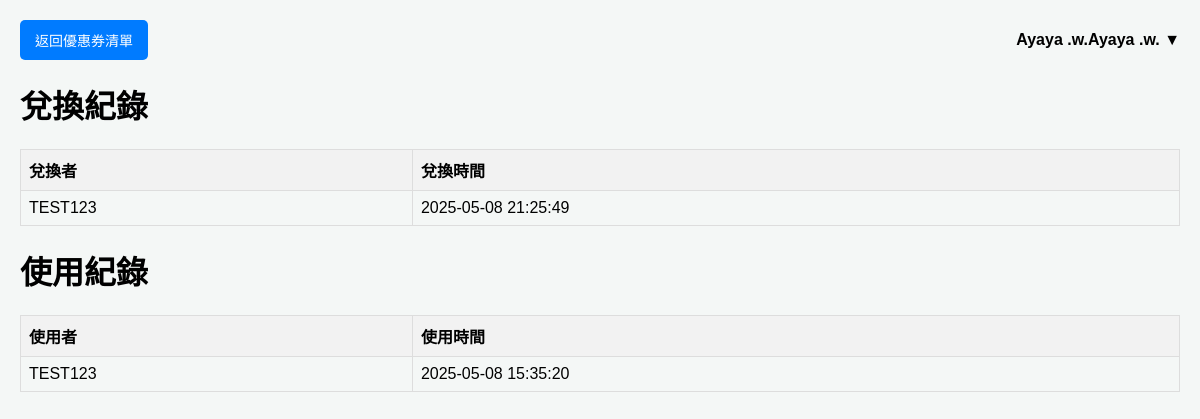
The page /coupon/showRedeemUser.php?coupon_id=3 (signed in) on the database its author committed.
### tables this page shows
CREATE TABLE `user_coupons` (
  `id` int(11) NOT NULL,
  `user_id` int(11) NOT NULL COMMENT '使用者 ID',
  `coupon_id` int(11) NOT NULL COMMENT '優惠券 ID',
  `redeem_time` datetime NOT NULL DEFAULT current_timestamp(),
  `is_used` tinyint(1) DEFAULT 0 COMMENT '是否已使用 (0: 未使用, 1: 已使用)'
);

CREATE TABLE `accounts` (
  `No` int(100) NOT NULL,
  `Email` varchar(100) NOT NULL,
  `Password` varchar(100) NOT NULL,
  `Name` varchar(100) NOT NULL,
  `Type` varchar(100) NOT NULL,
  `Status` enum('active','blocked') NOT NULL DEFAULT 'active',
  `block_reason` text DEFAULT NULL
);

CREATE TABLE `orders` (
  `id` int(11) NOT NULL,
  `user_id` int(11) NOT NULL,
  `total_amount` decimal(10,0) NOT NULL,
  `created_at` timestamp NOT NULL DEFAULT current_timestamp(),
  `updated_at` timestamp NOT NULL DEFAULT current_timestamp() ON UPDATE current_timestamp(),
  `payment_method` varchar(50) NOT NULL COMMENT '付款方式',
  `coupon_code` varchar(50) DEFAULT NULL COMMENT '使用的優惠券代碼',
  `coupon_discount` decimal(10,2) DEFAULT NULL COMMENT '優惠券折扣金額'
);

### coupon/showRedeemUser.php (the view, shortened to what this page needs)
<?php
require('../db.inc');
mysqli_set_charset($link, 'utf8');
$couponId = intval($_GET['coupon_id']);
$sql = "SELECT uc.redeem_time, a.Name AS user_name
        FROM user_coupons uc
        JOIN accounts a ON uc.user_id = a.No
        WHERE uc.coupon_id = ?
        ORDER BY uc.redeem_time ASC";
$stmt = mysqli_prepare($link, $sql);
mysqli_stmt_bind_param($stmt, 'i', $couponId);
mysqli_stmt_execute($stmt);
$result = mysqli_stmt_get_result($stmt);
$sqlUsage = "SELECT o.created_at AS used_time, a.Name AS user_name
             FROM orders o
             JOIN accounts a ON o.user_id = a.No
             WHERE o.coupon_code = (SELECT code FROM coupons WHERE id = ?)
             ORDER BY o.created_at ASC";
$stmtUsage = mysqli_prepare($link, $sqlUsage);
mysqli_stmt_bind_param($stmtUsage, 'i', $couponId);
mysqli_stmt_execute($stmtUsage);
$resultUsage = mysqli_stmt_get_result($stmtUsage);
?>
<!DOCTYPE html>
<html lang="zh-TW">
<head>
</head>
<body>
    <div class="top-bar">
        <a href="couponList.php" class="back-button">返回優惠券清單</a>
        <?php include('../userMenu.php'); ?>
    </div>
    <h1>兌換紀錄</h1>
    <?php if (mysqli_num_rows($result) > 0): ?>
        <table>
            <thead>
                <tr>
                    <th>兌換者</th>
                    <th>兌換時間</th>
                </tr>
            </thead>
            <tbody>
                <?php while ($row = mysqli_fetch_assoc($result)): ?>
                    <tr>
                        <td><?php echo htmlspecialchars($row['user_name']); ?></td>
                        <td><?php echo htmlspecialchars($row['redeem_time']); ?></td>
                    </tr>
                <?php endwhile; ?>
            </tbody>
        </table>
    <?php else: ?>
        <p>目前沒有兌換紀錄。</p>
    <?php endif; ?>
    <h1>使用紀錄</h1>
    <?php if (mysqli_num_rows($resultUsage) > 0): ?>
        <table>
            <thead>
                <tr>
                    <th>使用者</th>
                    <th>使用時間</th>
                </tr>
            </thead>
            <tbody>
                <?php while ($rowUsage = mysqli_fetch_assoc($resultUsage)): ?>
                    <tr>
                        <td><?php echo htmlspecialchars($rowUsage['user_name']); ?></td>
                        <td><?php echo htmlspecialchars($rowUsage['used_time']); ?></td>
                    </tr>
                <?php endwhile; ?>
            </tbody>
        </table>
    <?php else: ?>
        <p>目前沒有使用紀錄。</p>
    <?php endif; ?>
</body>
</html>

### coupon/showRedeemUser.php (style rules this page uses)
body { font-family: Arial, sans-serif; margin: 20px; background-color: #f4f7f6; }
.top-bar { display: flex; justify-content: space-between; align-items: center; margin-bottom: 20px; }
.back-button { text-decoration: none; color: white; background-color: #007BFF; padding: 10px 15px; border-radius: 5px; font-size: 14px; transition: background-color 0.3s ease; }
table { width: 100%; border-collapse: collapse; margin-bottom: 20px; }
th, td { border: 1px solid #ddd; padding: 8px; text-align: left; }
th { background-color: #f2f2f2; }

### rows shown on the page
user_coupons: user.Name "TEST123", redeem_time "2025-05-08 21:25:49"
orders: user.Name "TEST123", created_at "2025-05-08 15:35:20"

### other values the page prints
$_SESSION["name"] "Ayaya .w.Ayaya .w."
